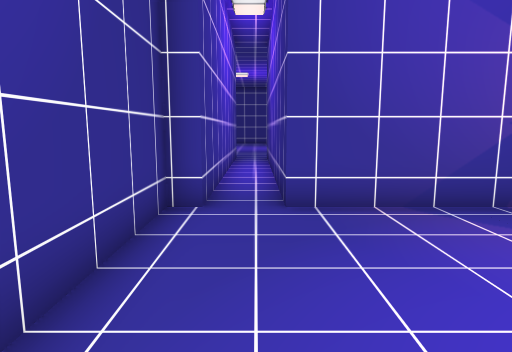
[1] (above)

17 first-person views from a walk through a Unity game level. The camera is 1.3 m above the floor, tilts 8° down and sees 75° across. The floor is counted in squares, 1 m on a side. Each view is taken from the middle of a square. On the plan, view 1 faces up. The plan holds only what a view shows up to about 14 squares ahead; the rest is blank. The place goes on beyond the plan. The player character is not drawn. Door leaves are left out, so doorways stand open.

[2]
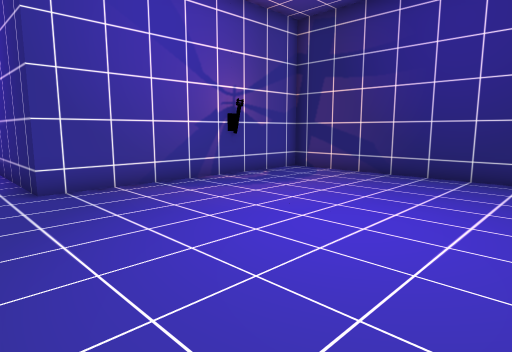

[3]
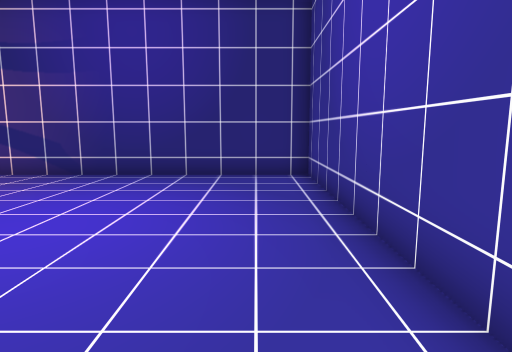

[4]
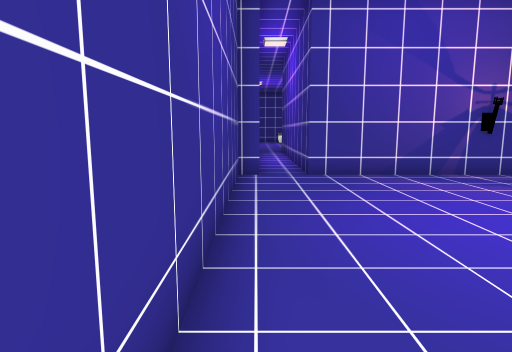

[5]
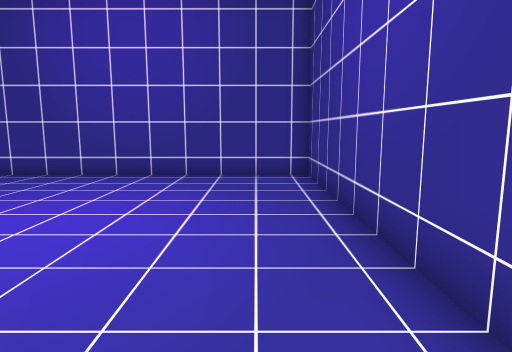

[6]
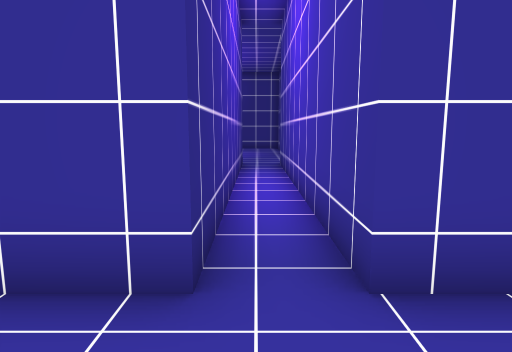

[7]
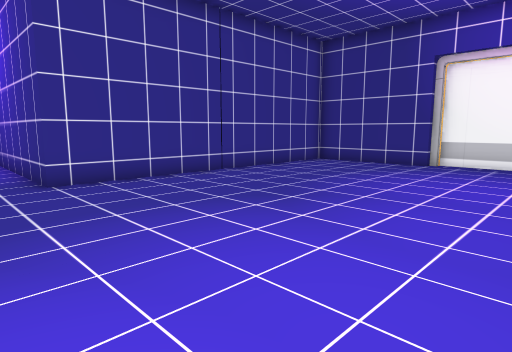

[8]
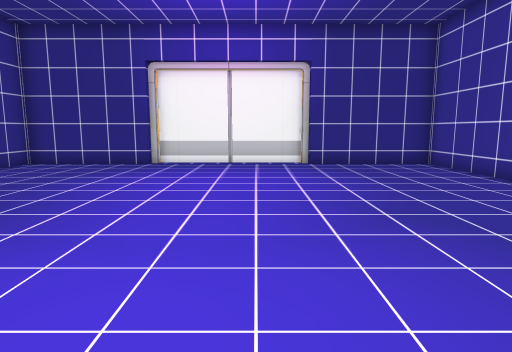

[9]
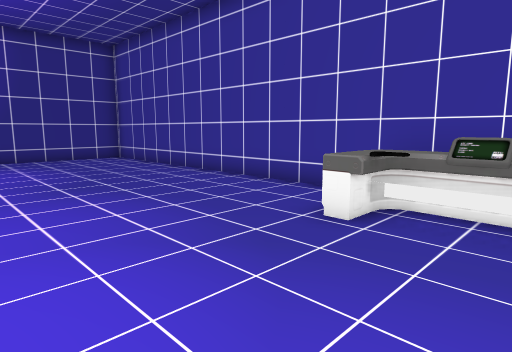

[10]
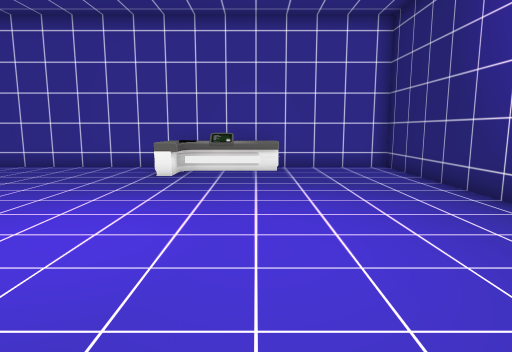

[11]
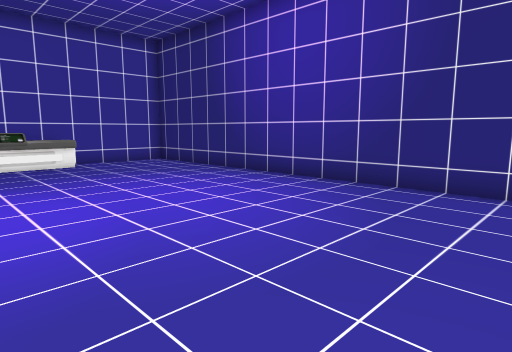

[12]
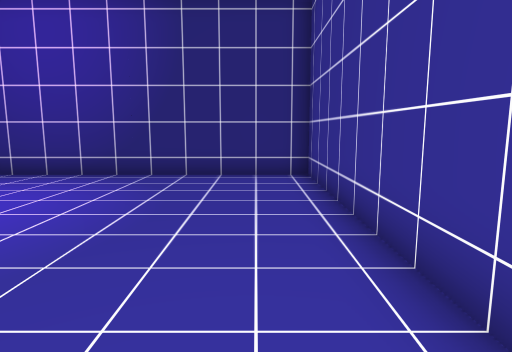

[13]
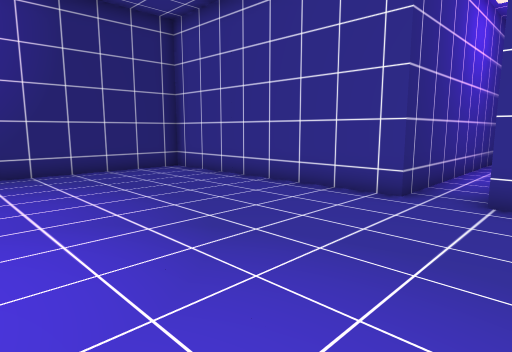

[14]
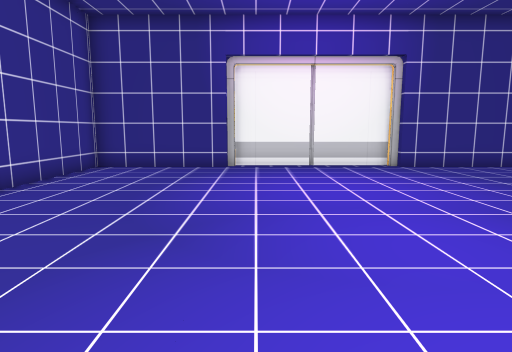

[15]
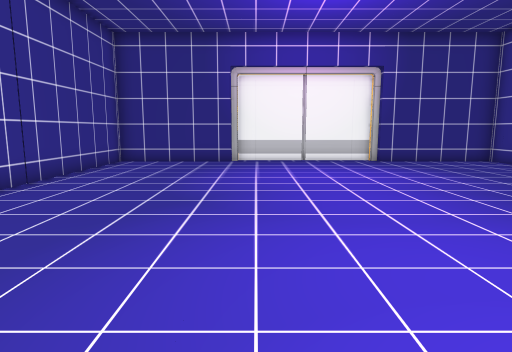

[16]
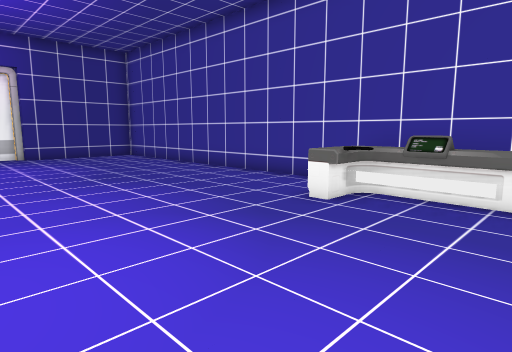

[17]
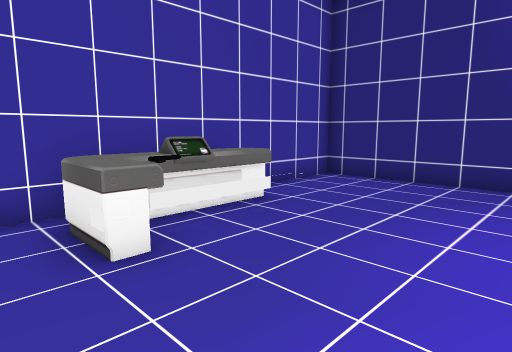

### Floor plan
Ten units are one square. View 1 is at (0, 0); x grows to the right and y downward. Boxes are objects, and circles mark ways between rooms. Rooms are numbered by the first view taken in them; rooms with no view inside come last. Other rooms are left out.
<svg viewBox="-130 -310 220 360">
<path fill="none" stroke="#000" d="M-9 -55 -15 -55 -15 45 85 45 85 -55 5 -55M-115 -201 -115 -155 -9 -155 -9 -55M5 -55 5 -155 85 -155 85 -305 -115 -305 -115 -260"/>
<rect x="-125" y="-255" width="10" height="50" fill="#bbb"><title>other object</title></rect>
<rect x="5" y="-305" width="50" height="30" fill="#bbb"><title>desk</title></rect>
<circle cx="-5" cy="-60" r="3" fill="#2a7"/>
<text x="30" y="-10">1</text>
<text x="-20" y="-230">2</text>
</svg>
Room 1 opens to room 2.

Where each view was taken, in squares from view 1:
view 1: 0 up, 0 right, facing up
view 2: 2 down, 1 left, facing up-right
view 3: 3 down, 1 left, facing right
view 4: 4 down, 1 left, facing up
view 5: 5 up, 0 right, facing down
view 6: 18 up, 0 right, facing down
view 7: 24 up, 1 right, facing down-left
view 8: 24 up, 1 right, facing left
view 9: 24 up, 4 right, facing up-left
view 10: 19 up, 4 right, facing up
view 11: 17 up, 1 right, facing up-right
view 12: 17 up, 1 left, facing right
view 13: 22 up, 2 left, facing down-right
view 14: 21 up, 0 right, facing left
view 15: 21 up, 2 right, facing left
view 16: 23 up, 5 right, facing up-left
view 17: 25 up, 0 right, facing up-right
